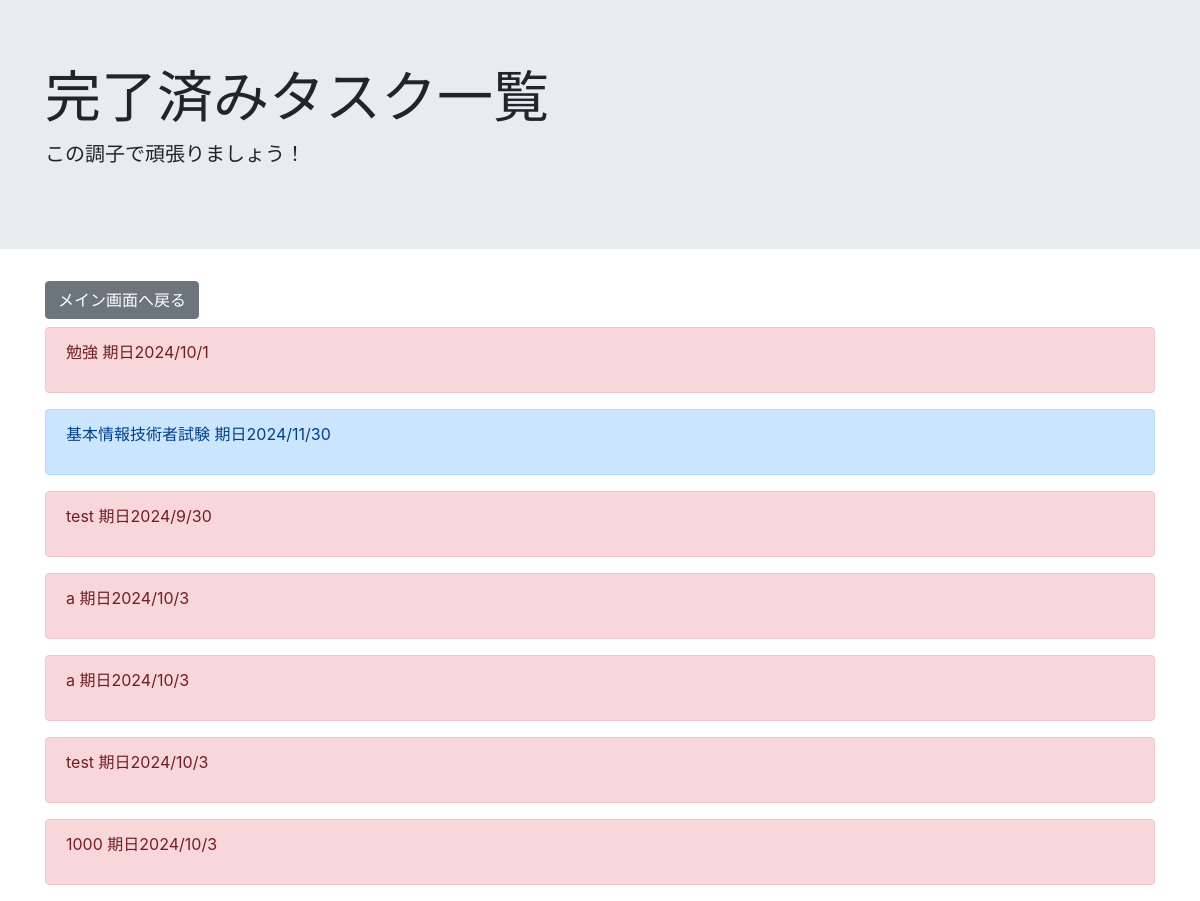
Before: /complete/ with the older database file.
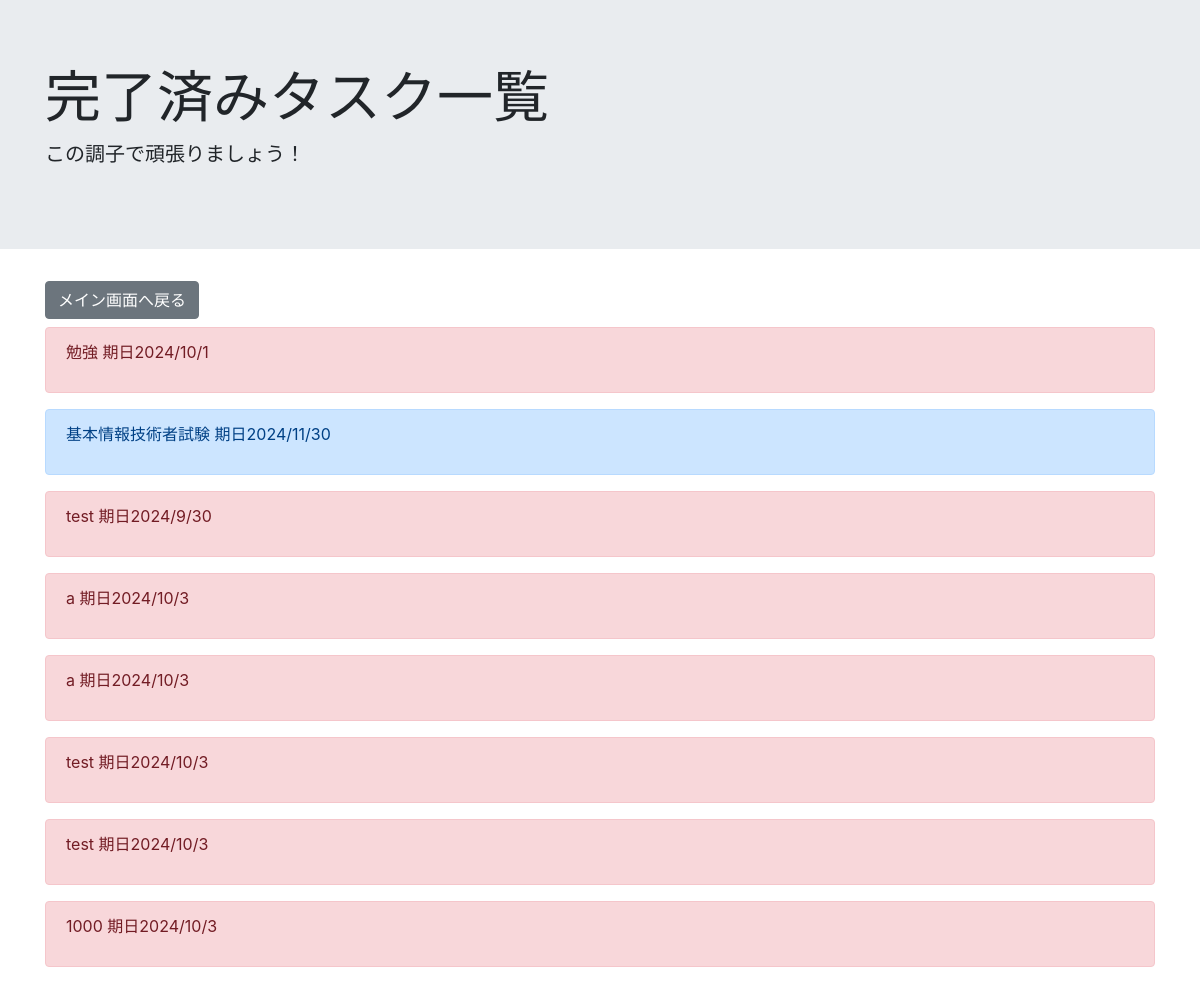
After: the same page with the newer database file.
### todo/models.py (models this page shows, shortened)
class TodoModel(models.Model):
    title = models.CharField(max_length=100)
    contents = models.TextField()
    priority = models.CharField(
        max_length=50,
        choices = CHOICE,
        null = True
    )
    duedate = models.DateField()
    is_completed = models.BooleanField(default=False) #完了フラグ

### todo/views.py (the view)
# urls.py: path('complete/', CompletedTasks.as_view(), name='completed_tasks'),
class CompletedTasks(ListView):
    template_name = 'todo/completed_tasks.html'
    model = TodoModel
    def get_queryset(self):
        return TodoModel.objects.filter(is_completed=True)

### todo/templates/todo/completed_tasks.html
{% extends 'base.html' %}
{% block header %}
<div class="jumbotron jumbotron-fluid">
    <div class="container">
        <h1 class="display-4">完了済みタスク一覧</h1>
        <p class="lead">この調子で頑張りましょう！</p>
    </div>
</div>
{% endblock %}
{% block content %}
    <div class="container">
    <a href="{% url 'index' %}" class="btn btn-secondary mb-2" tabindex="-1" role="button" aria-disabled="true">メイン画面へ戻る</a>
    {% for item in object_list %}
    <div id="task-{{ item.pk }}" class="alert alert-{{ item.priority }}" role="alert">
        <p>{{ item.title }} 期日{{ item.duedate | date:"o/n/j" }}</p>
    </div>
    {% endfor %}
    </div>
{% endblock content %}

Changed rows visible on the page:
now on this page (row edited): TodoModel: title "test", duedate "2024/10/3"
